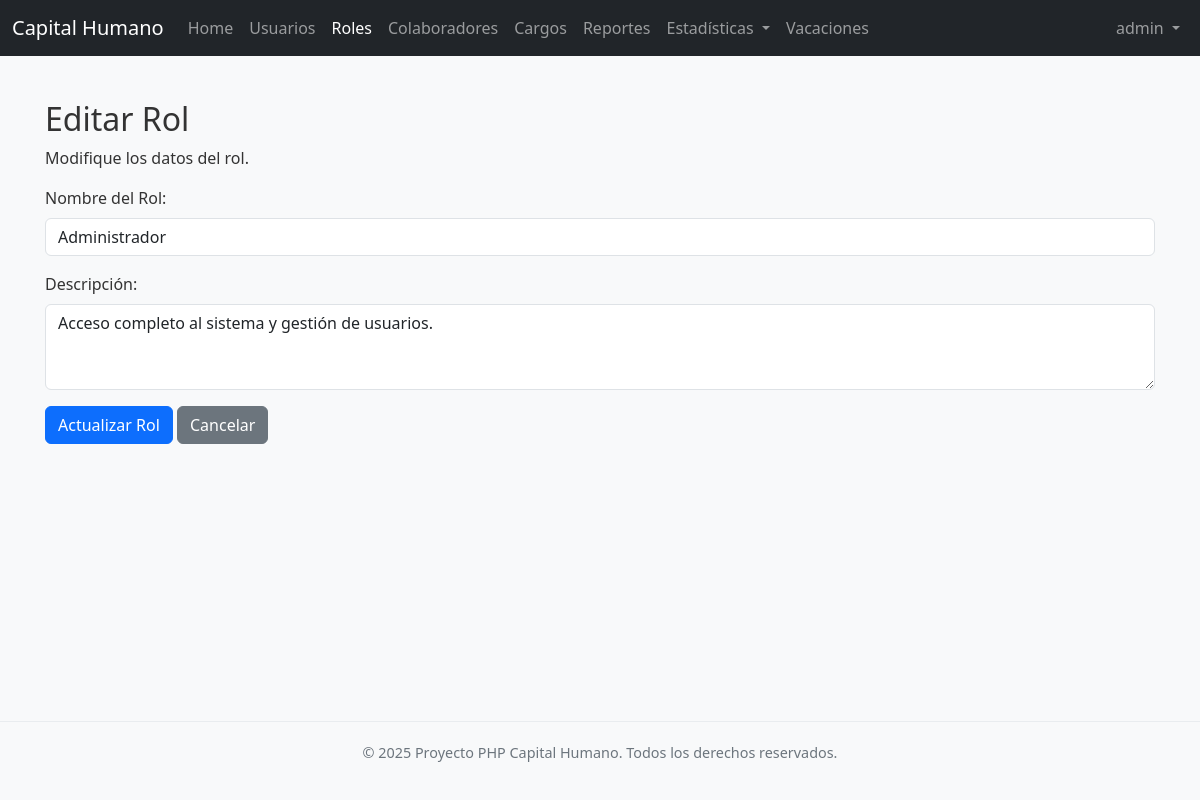
The app's page /roles/editar.php?id_rol=1 (signed in) with its own data.
### tables this page shows
CREATE TABLE IF NOT EXISTS `roles` (
  `id_rol` int NOT NULL AUTO_INCREMENT,
  `nombre_rol` varchar(50) NOT NULL,
  `descripcion` text,
  PRIMARY KEY (`id_rol`),
  UNIQUE KEY `nombre_rol` (`nombre_rol`)
);

### roles/funciones.php (called while the page is built, shortened)
<?php
function getRolById($link, $id_rol) {
    $rol = null;
    $sql = "SELECT id_rol, nombre_rol, descripcion FROM roles WHERE id_rol = ?";
    if ($stmt = mysqli_prepare($link, $sql)) {
        mysqli_stmt_bind_param($stmt, "i", $id_rol);
        if (mysqli_stmt_execute($stmt)) {
            $result = mysqli_stmt_get_result($stmt);
            if (mysqli_num_rows($result) == 1) {
                $rol = mysqli_fetch_assoc($result);
            }
        }
    }
    return $rol;
}
?>

### roles/editar.php (the view, shortened to what this page needs)
<?php
require_once '../config.php';
require_once 'funciones.php';
require_once '../classes/Footer.php';
require_once '../includes/navbar.php';
$id_rol = $nombre_rol = $descripcion = "";
$nombre_rol_err = $descripcion_err = "";
if ($_SERVER["REQUEST_METHOD"] == "POST") {
    $id_rol = $_POST["id_rol"];
    if (empty(trim($_POST["nombre_rol"]))) {
        $nombre_rol_err = "Por favor ingrese un nombre para el rol.";
    } else {
        $sql = "SELECT id_rol FROM roles WHERE nombre_rol = ? AND id_rol != ?";
        if ($stmt = mysqli_prepare($link, $sql)) {
            mysqli_stmt_bind_param($stmt, "si", $param_nombre_rol, $param_id_rol);
            $param_nombre_rol = trim($_POST["nombre_rol"]);
            $param_id_rol = $id_rol;
            if (mysqli_stmt_execute($stmt)) {
                mysqli_stmt_store_result($stmt);
                if (mysqli_stmt_num_rows($stmt) == 1) {
                    $nombre_rol_err = "Este nombre de rol ya existe para otro rol.";
                } else {
                    $nombre_rol = trim($_POST["nombre_rol"]);
                }
            } else {
                echo "¡Ups! Algo salió mal al verificar el rol.";
            }
            mysqli_stmt_close($stmt);
        }
    }
    $descripcion = trim($_POST["descripcion"]);
    if (empty($nombre_rol_err) && empty($descripcion_err)) {
        if (actualizarRol($link, $id_rol, $nombre_rol, $descripcion)) {
            header("location: index.php?msg=actualizado");
            exit();
        } else {
            echo '<div class="alert alert-danger">Error al actualizar el rol. Por favor, inténtelo de nuevo.</div>';
        }
    }
    mysqli_close($link);
} else {
    if (isset($_GET["id_rol"]) && !empty(trim($_GET["id_rol"]))) {
        $id_rol = trim($_GET["id_rol"]);
        $rol_data = getRolById($link, $id_rol);
        if ($rol_data) {
            $nombre_rol = $rol_data['nombre_rol'];
            $descripcion = $rol_data['descripcion'];
        } else {
            header("location: index.php");
            exit();
        }
    } else {
        header("location: index.php");
        exit();
    }
}
?>
<!DOCTYPE html>
<html lang="es">
<head>
    <link href="https://cdn.jsdelivr.net/npm/bootstrap@5.3.3/dist/css/bootstrap.min.css" rel="stylesheet">
    <link rel="stylesheet" href="../css/style.css">
</head>
<body>
    <div class="container mt-4 content-wrapper">
        <h2>Editar Rol</h2>
        <p>Modifique los datos del rol.</p>
        <form action="<?php echo htmlspecialchars($_SERVER["PHP_SELF"]); ?>" method="post">
            <div class="mb-3 <?php echo (!empty($nombre_rol_err)) ? 'has-error' : ''; ?>">
                <label for="nombre_rol" class="form-label">Nombre del Rol:</label>
                <input type="text" name="nombre_rol" id="nombre_rol" class="form-control" value="<?php echo htmlspecialchars($nombre_rol); ?>">
            </div>
            <div class="mb-3 <?php echo (!empty($descripcion_err)) ? 'has-error' : ''; ?>">
                <label for="descripcion" class="form-label">Descripción:</label>
                <textarea name="descripcion" id="descripcion" class="form-control" rows="3"><?php echo htmlspecialchars($descripcion); ?></textarea>
            </div>
            <div class="form-group">
                <input type="submit" class="btn btn-primary" value="Actualizar Rol">
                <a href="index.php" class="btn btn-secondary">Cancelar</a>
            </div>
        </form>
    </div>
    <?php
    if (class_exists('Footer')) {
        $footer = new Footer();
        $footer->render();
    } else {
        echo '<footer class="footer">';
        echo '  <div class="container">';
        echo '      <p>&copy; ' . date("Y") . ' Proyecto PHP Capital Humano. Todos los derechos reservados.</p>';
        echo '  </div>';
        echo '</footer>';
    }
    ?>
</body>
</html>

### css/style.css (style rules this page uses)
body { font-family: 'Segoe UI', 'Helvetica Neue', Arial, sans-serif; margin: 0; color: #333; display: flex; flex-direction: column; min-height: 100vh; overflow-x: hidden; background-color: #f8f9fa; }
.content, .content-wrapper { flex: 1; overflow-y: auto; padding: 20px 15px; }

### roles/editar.php (style rules this page uses)
body { display: flex; flex-direction: column; min-height: 100vh; }
.content-wrapper { flex: 1; padding-bottom: 50px; }
.form-group { margin-bottom: 1rem; }

### records on screen
roles: nombre_rol "Administrador", descripcion "Acceso completo al sistema y gestión de usuarios."

### other values on screen
$_SESSION["username"] "admin"
